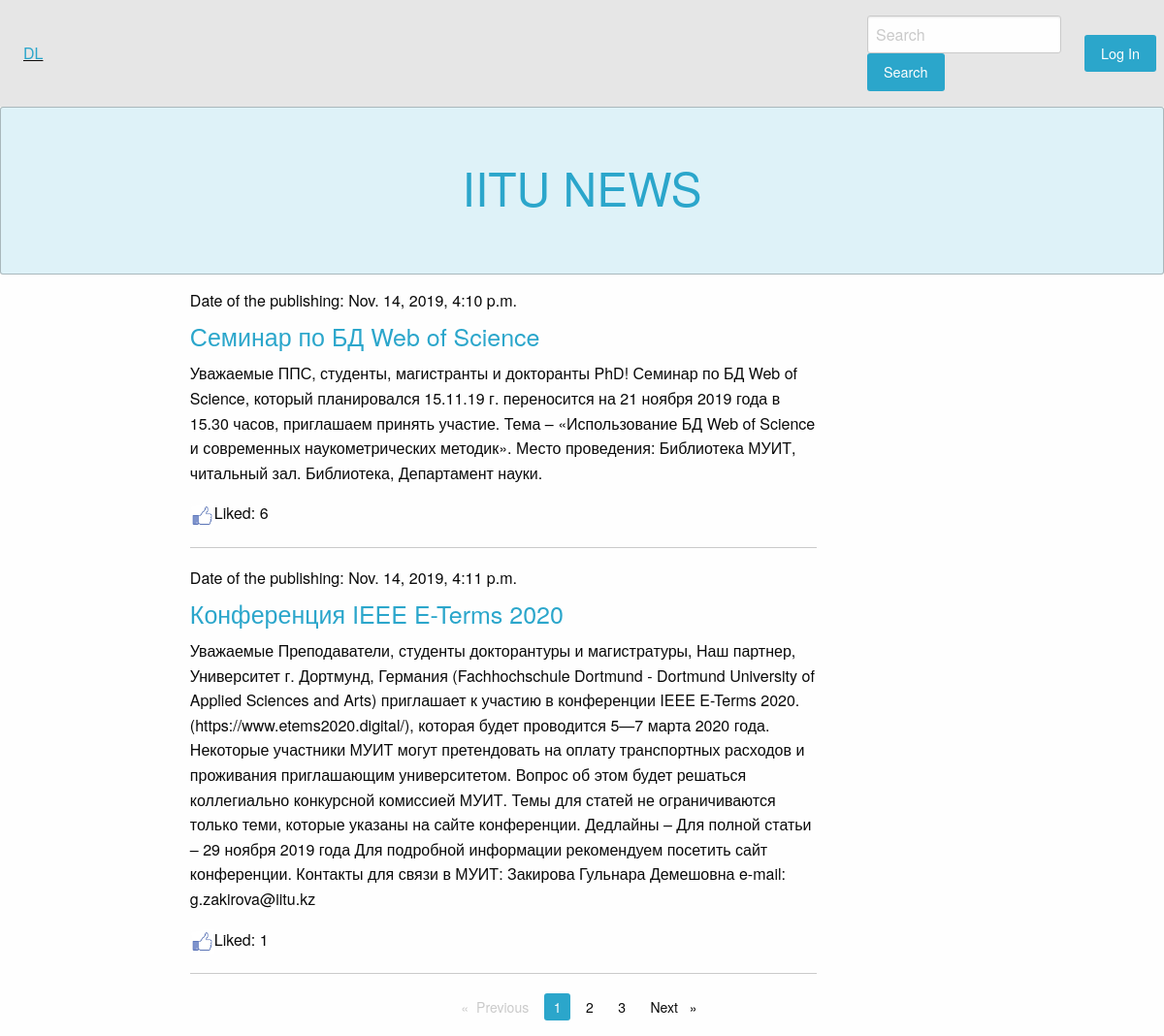
/basicview/articles/all/, run on an earlier commit of the app's database.
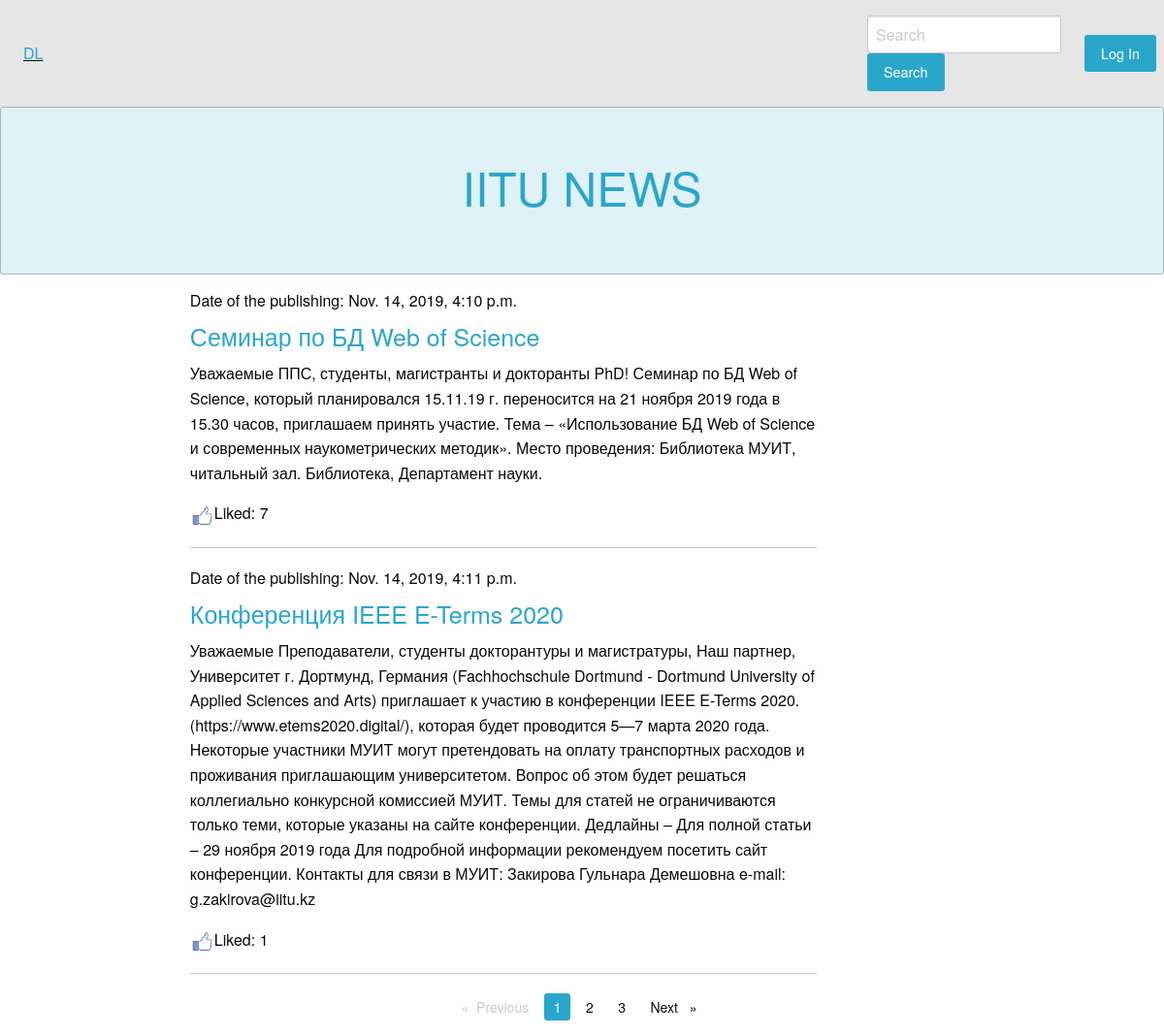
And on a later commit of the database.
### article/models.py (models this page shows)
class Article(models.Model):
    class Meta:
        db_table = "article"
    article_title = models.CharField(max_length=200)
    article_text = models.TextField()
    article_date = models.DateTimeField()
    article_likes = models.IntegerField(default=0)

### article/views.py (the view)
# urls.py: path('articles/all/', article.views.articles, name="articles"),
def articles(request, page_number=1):
    search_query = request.GET.get("search_field", '')
    if search_query:
        all_articles = Article.objects.filter(Q(article_title__icontains=search_query) |
                                              Q(article_text__icontains=search_query))
    else:
        all_articles = Article.objects.all()
    current_page = Paginator(all_articles, 2)
    return render_to_response('articles.html', {'articles': current_page.page(page_number),
                                                'username': auth.get_user(request).username})

### article/templates/articles.html (shortened to what this page needs)
{% extends "main.html"%}
{% load staticfiles %}
{% block article %}
    <div class="large-8 columns">
        {% for article in articles %}
            <h6>Date of the publishing: {{ article.article_date }}</h6>
            <h4><a href="/articles/get/{{ article.id }}">{{ article.article_title }}</a></h4>
            <p>{{ article.article_text }}</p>
            <p><a href="/articles/addlike/{{ article.id }}/"><img src="{% static  "img/like.jpg" %}" width="25px" height="25px"></a>Liked: {{ article.article_likes }}</p>
            <hr>
        {% endfor %}
    </div>
    <div class="row">
        <div class="large-3 large-offset-5 columns">
            <nav aria-label="Pagination">
            <ul class="pagination">
                {% if articles.has_previous %}
                    <li class="pagination-previous enabled"><a href="/page/{{ articles.previous_page_number }}" aria-label="Previous page">Previous <span class="show-for-sr">{{ page }}</span></a></li>
                {% else %}
                <li class="pagination-previous disabled">Previous <span class="show-for-sr">page</span></li>
                {% endif %}
                {% for page in articles.paginator.page_range %}
                    {% if page == articles.number %}
                        <li class="current"><span class="show-for-sr">You're on page</span>{{ page }}</li>
                    {% else %}
                        <li><a href="/page/{{ page }}">{{ page }}</a></li>
                    {% endif %}
                {% endfor %}
            {% if articles.has_next %}
                <li class="pagination-next enabled"><a href="/page/{{ articles.next_page_number }}" aria-label="Next page">Next </a></li>
            {% else %}
                <li><a href="/page/{{ page }}" aria-label="Page 2">{{ page }}</a></li>
            {% endif %}
            </ul>
            </nav>
        </div>
    </div>
{% endblock %}

What changed in the data, as far as the page shows it:
changed Article "Семинар по БД Web of Science": article_likes "6" → "7"
